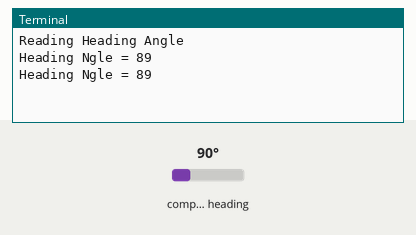
Bench run of a program on a simulated Raspberry Pi (BCM pin numbers). Shown: the last lines printed to the terminal. The inputs (shaded band) are chosen by the test bench; at power-on: compass heading 90°.

Above: at 1.2 s.
1.3 s: compass heading set to 7°
At 2.5 s:
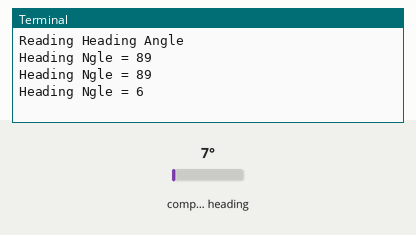
2.8 s: compass heading set to 180°
At 3.4 s:
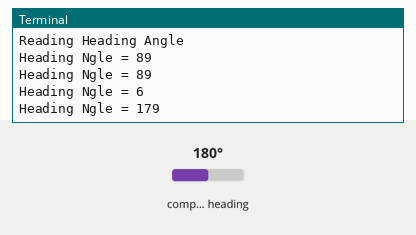
Timing chart, 0 to 5.8 s (numbered marks = the images above; inputs shaded):
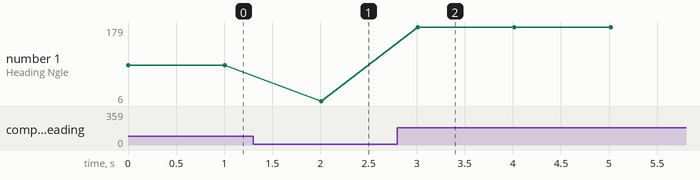

The program:

a-hmc5883l.py
```python
import smbus        # import SMBus module of I2C
from time import sleep
import math

'''
Pin Connection
Raspi 3b+       HMC5883L
---------       ----------
5V VCC          5V VCC
GND             GND
SDA (GPIO8)     SDA
SCL (GPIO9)     SCL
'''

# some HMC588eL Registers and their address
Register_A     = 0              #Address of Configuration register A
Register_B     = 0x01           #Address of configuration register B
Register_mode  = 0x02           #Address of mode register

X_axis_H    = 0x03              #Address of X-axis MSB data register
Z_axis_H    = 0x05              #Address of Z-axis MSB data register
Y_axis_H    = 0x07              #Address of Y-axis MSB data register

declination = -0.00669          #define declination angle of location where measurement going to be done
pi          = 3.14159265359     #define pi value

def Magnetometer_Init():
    # write to Configuration Register A
    bus.write_byte_data(Device_Address, Register_A, 0x70)

    # write to Configuration Register B for gain
    bus.write_byte_data(Device_Address, Register_B, 0xa0)

    # write to mode Register for selecting mode
    bus.write_byte_data(Device_Address, Register_mode, 0)

def read_raw_data(addr):
    # Read raw 16-bit value
    high = bus.read_byte_data(Device_Address, addr)
    low = bus.read_byte_data(Device_Address, addr+1)

    # concatenate higher and lower value
    value = ((high << 8) | low)

    # to get signed value from module
    if(value > 32768):
        value = value - 65536
    return value

bus = smbus.SMBus(1)        # or bus = smbus.SMBus(0) for older version boards
Device_Address = 0x1e       # HMC5883L magnetometer device address

Magnetometer_Init()

print("Reading Heading Angle")

while True:
    # Read Accelerometer raw value
    x = read_raw_data(X_axis_H)
    y = read_raw_data(Y_axis_H)
    z = read_raw_data(Z_axis_H)

    heading = math.atan2(y, x) + declination

    # Due to declination check for > 360 degree
    if heading > 2*pi:
        heading = heading - 2*pi

    # check for sign
    if heading < 0:
        heading = heading + 2*pi

    # Convert into angle
    heading_angle = int(heading * 180/pi)

    print("Heading Ngle = %d" %heading_angle)
    sleep(1)
```

Measured:
- after the input at 1.3 s, the terminal: prints a new line after 0.71 s (image 1)
- after the input at 2.8 s, the terminal: prints a new line after 0.21 s (image 2)
- plotted number 1: 89 → 6 after the input at 1.3 s, 6 → 179 after the input at 2.8 s
